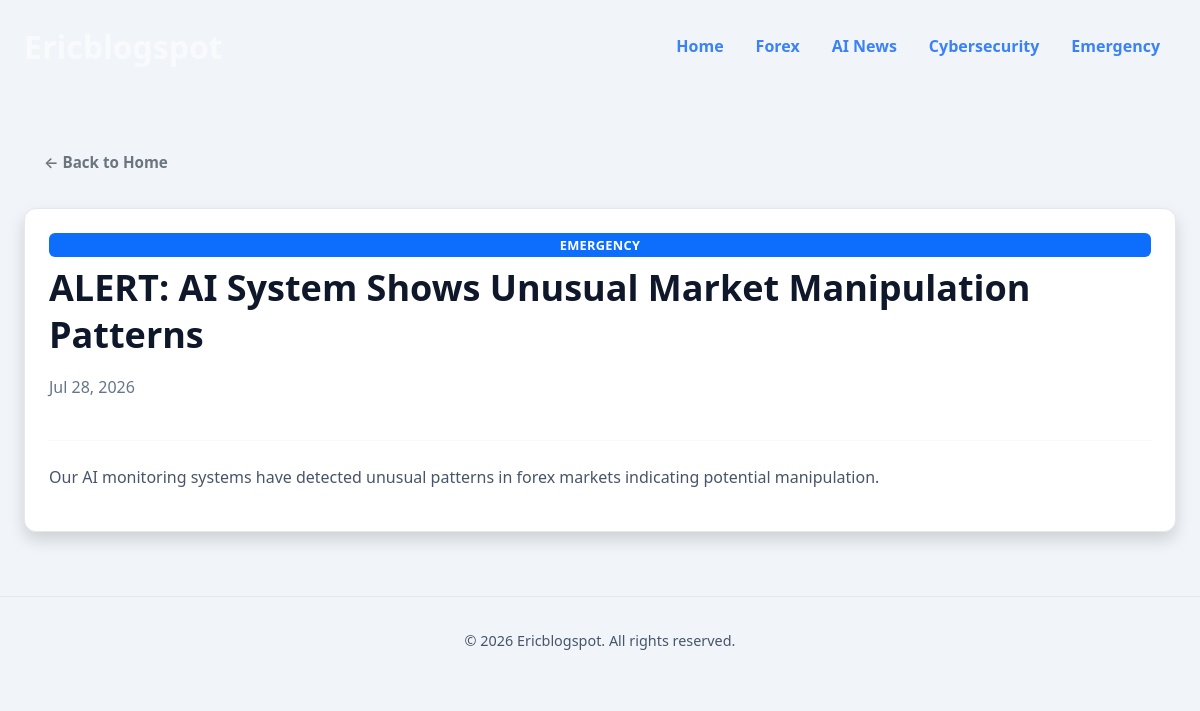
Page /news/5/ on the committed database.
### core/models.py (models this page shows, shortened)
class News(models.Model):
    CATEGORY_CHOICES = [
        ("AI", "AI"),
        ("Forex", "Forex"),
        ("Cybersecurity", "Cybersecurity"),
        ("Emergency", "Emergency"),
    ]
    title = models.CharField(max_length=200)
    category = models.CharField(max_length=20, choices=CATEGORY_CHOICES)
    content = models.TextField()
    created_at = models.DateTimeField(auto_now_add=True)
    is_emergency = models.BooleanField(default=False)
    class Meta:
        ordering = ["-created_at"]

### core/views.py (the view)
# urls.py: path('news/<int:pk>/', news_detail, name='news_detail'),
def news_detail(request, pk):
    news = get_object_or_404(News, pk=pk)
    return render(request, "news_detail.html", {"news": news})

### templates/news_detail.html
{% extends "base.html" %}
{% block content %}
<a href="{% url 'home' %}" class="btn btn-outline-secondary mb-4">&larr; Back to Home</a>
<div class="p-4 card shadow">
    <span class="badge bg-primary">{{ news.category }}</span>
    <h1 class="mt-2">{{ news.title }}</h1>
    <p class="text-muted">{{ news.created_at|date:"M d, Y" }}</p>
    <hr>
    <p>{{ news.content }}</p>
</div>
{% endblock %}

### static/css/style.css (style rules this page uses)
:root { --bg-body: #f1f5f9; --bg-card: #ffffff; --bg-nav: #1e293b; --text-primary: #0f172a; --text-secondary: #475569; --text-on-dark: #f8fafc; --accent: #3b82f6; --accent-hover: #2563eb; --border: #e2e8f0; --shadow: 0 4px 6px -1px rgb(0 0 0 / 0.1), 0 2px 4px -2px rgb(0 0 0 / 0.1); --shadow-lg: 0 10px 15px -3px rgb(0 0 0 / 0.1), 0 4px 6px -4px rgb(0 0 0 / 0.1); }
* { box-sizing: border-box; }
body { font-family: 'Segoe UI', system-ui, -apple-system, sans-serif; margin: 0; background: var(--bg-body); color: var(--text-primary); line-height: 1.6; }
h1, h2, h3, h4, h5 { color: var(--text-primary); font-weight: 700; line-height: 1.3; }
h1 { font-size: 2.25rem; margin-bottom: 1rem; }
p { color: var(--text-secondary); margin-bottom: 1rem; }
a { color: var(--accent); text-decoration: none; transition: color 0.2s; }
.card { background: var(--bg-card); border: 1px solid var(--border); border-radius: 12px; padding: 1.5rem; box-shadow: var(--shadow); transition: transform 0.2s, box-shadow 0.2s; height: 100%; }
.btn { display: inline-block; padding: 0.625rem 1.25rem; border-radius: 8px; font-weight: 600; font-size: 0.95rem; border: none; cursor: pointer; transition: all 0.2s; text-decoration: none; display: inline-flex; align-items: center; justify-content: center; gap: 0.5rem; }
.badge { display: inline-block; padding: 0.35rem 0.75rem; border-radius: 6px; font-size: 0.8rem; font-weight: 600; text-transform: uppercase; letter-spacing: 0.025em; }
.text-muted { color: #64748b !important; }
.shadow { box-shadow: var(--shadow); }
.mb-4 { margin-bottom: 1.5rem !important; }
.mt-2 { margin-top: 0.5rem !important; }
.p-4 { padding: 1.5rem !important; }
hr { border: none; border-top: 1px solid var(--border); margin: 1.5rem 0; }

### rows in the picture
News: category "EMERGENCY", title "ALERT: AI System Shows Unusual Market Manipulation Patterns", created_at "Jul 28, 2026", content "Our AI monitoring systems have detected unusual patterns in forex markets indicating potential manipulation."
